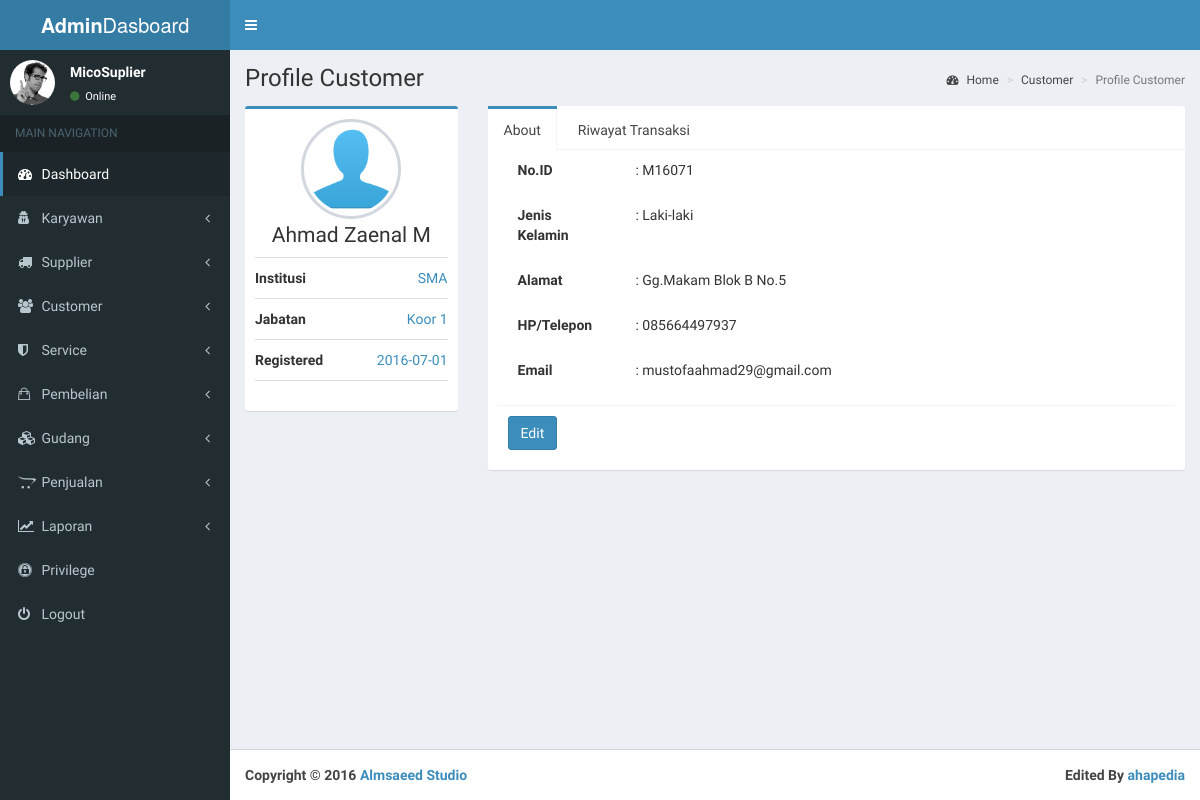
The app's page /admin/viewCustomer/1 with its own data.
### tables this page shows
CREATE TABLE `customer` (
  `id_customer` varchar(100) NOT NULL,
  `id_institut` varchar(100) NOT NULL,
  `nama` varchar(200) NOT NULL,
  `jenkel` varchar(3) NOT NULL,
  `alamat` varchar(500) NOT NULL,
  `hp` varchar(20) NOT NULL,
  `email` varchar(200) NOT NULL,
  `tgl` date NOT NULL,
  `photo_link` varchar(500) NOT NULL DEFAULT 'default/users.png',
  `jabatan` varchar(100) NOT NULL
);

CREATE TABLE `institusi` (
  `id_institusi` varchar(100) NOT NULL,
  `nama_institusi` varchar(300) NOT NULL,
  `alamat_institusi` varchar(500) NOT NULL,
  `telephone_institusi` varchar(30) NOT NULL,
  `email` varchar(200) NOT NULL,
  `tgl_registrasi` date NOT NULL
);

### application/controllers/Admin.php (called while the page is built, shortened)
<?php
class Admin extends CI_Controller {
	public function viewCustomer($id){
		$this->load->model('customer');
		$data['isi']=$this->customer->view_customer($id);
		$data['institusi']=$this->customer->list_institusi();
		$data['transaksi']=$this->customer->list_transaksi($id);
		$this->load->view('dasboard/head');
		$this->load->view('dasboard/header');
		$this->load->view('dasboard/sidebar');
		$this->load->view('dasboard/viewCustomer',$data);
		$this->load->view('dasboard/footer');
	}
}

### index.php (called while the page is built, shortened)
<?php
require_once BASEPATH.'core/CodeIgniter.php';

### application/models/customer.php (called while the page is built, shortened)
<?php class Customer extends CI_Model {
	public function list_transaksi($id){
		$this->db->reconnect();
			$query = $this->db->query("CALL sp_list_transaksiPerCustomer($id)");
			if ($query->num_rows() > 0)
			{
			foreach ($query->result() as $row)
			{
					$hasil[] = $row;
			}
			return $hasil;
			}
			else{
				return 0;
			}
	}
	public function view_customer($id){
		$this->db->reconnect();
			$query = $this->db->query("CALL sp_view_perCustomer('$id')");
			if ($query->num_rows() > 0)
			{
			foreach ($query->result() as $row)
			{
					$hasil[] = $row;
			}
			return $hasil;
			}
			else{
				return 0;
			}
	}
	public function list_institusi(){
		$this->db->reconnect();
			$query = $this->db->query("CALL sp_list_institusi()");
			if ($query->num_rows() > 0)
			{
			foreach ($query->result() as $row)
			{
					$hasil[] = $row;
			}
			return $hasil;
			}
			else{
				return 0;
			}
	}
}
?>

### application/views/dasboard/viewCustomer.php (the view, shortened to what this page needs)
    <div class="content-wrapper">
      <section class="content-header">
        <h1>
          Profile Customer
        </h1>
        <ol class="breadcrumb">
          <li><a href="#"><i class="fa fa-dashboard"></i> Home</a></li>
          <li><a href="#">Customer</a></li>
          <li class="active">Profile Customer</li>
        </ol>
      </section>
      <section class="content">
        <div class="row">
          <div class="col-md-3">
	<?php  	if(!empty($isi)){
					foreach($isi as $baris){  ?>
            <div class="box box-primary">
              <div class="box-body box-profile">
                <img class="profile-user-img img-responsive img-circle" src="<?php echo base_url(),"assets/images/",$baris->photo_link ?>" alt="User profile picture">
                <h3 class="profile-username text-center"><?php echo $baris->nama ?></h3>
                <ul class="list-group list-group-unbordered">
                 <li class="list-group-item">
                    <b>Institusi</b> <a class="pull-right"><?php echo $baris->nama_institusi ?></a>
                  </li>
			<li class="list-group-item">
                    <b>Jabatan</b> <a class="pull-right"><?php echo $baris->jabatan ?></a>
                  </li>
			<li class="list-group-item">
                    <b>Registered</b> <a class="pull-right"><?php echo $baris->tgl ?></a>
                  </li>
                </ul>
              </div>
            </div>
           </div>
          <div class="col-md-9">
            <div class="nav-tabs-custom">
              <ul class="nav nav-tabs">
                <li class="active"><a href="#activity" data-toggle="tab">About</a></li>
		  <li><a href="#riwayat" data-toggle="tab">Riwayat Transaksi</a></li>
              </ul>
              <div class="tab-content">
                <div class="active tab-pane" id="activity">
			 <div class="form-horizontal">
			 <div class="form-group">
                       <p class="col-sm-2 pull-left" style="margin-left:20px;"><strong>No.ID</strong></p>
                      <p class="col-sm-6 pull-left">: <?php echo "M1607",$baris->id_customer ?></p>
                    </div>
			  <div class="form-group">
                       <p class="col-sm-2 pull-left" style="margin-left:20px;"><strong>Jenis Kelamin</strong></p>
                      <p class="col-sm-6 pull-left">: <?php
						if($baris->jenkel=="L"){
							echo "Laki-laki";
						} else if($baris->jenkel=="P"){
							echo "Perempuan";
						}
				?></p>
                    </div>
                    <div class="form-group">
                       <p class="col-sm-2 pull-left" style="margin-left:20px;"><strong>Alamat</strong></p>
                      <p class="col-sm-6 pull-left">: <?php echo $baris->alamat ?></p>
                    </div>
                    <div class="form-group">
                       <p class="col-sm-2 pull-left" style="margin-left:20px;"><strong>HP/Telepon</strong></p>
                      <p class="col-sm-6 pull-left">: <?php echo $baris->hp ?></p>
                    </div>
                    <div class="form-group">
                       <p class="col-sm-2 pull-left" style="margin-left:20px;"><strong>Email</strong></p>
                      <p class="col-sm-6 pull-left">: <?php echo $baris->email ?></p>
                    </div>
			<div class="box-footer">
				<button data-toggle="modal" data-target="#myModal1" class="btn btn-primary">Edit</button>
			</div>
                  </div>
               <?php }}else{
	echo "data tidak ada";
} ?>
               </div>
              </div>
            </div>
          </div>
        </div>
      </section>
    </div>

### records on screen
customer: photo_link (picture), nama "Ahmad Zaenal M", id_institut.nama_institusi "SMA", jabatan "Koor 1", tgl "2016-07-01", id_customer "1", jenkel "Laki-laki", alamat "Gg.Makam Blok B No.5", hp "085664497937", email "mustofaahmad29@gmail.com"
